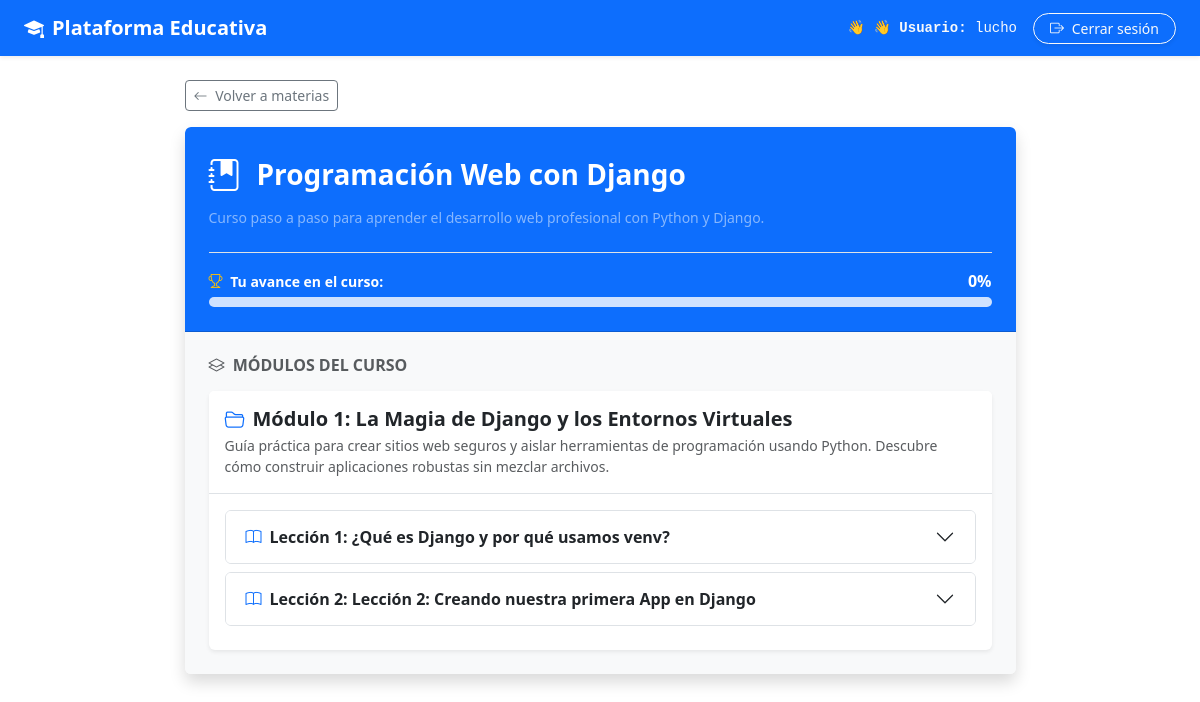
The app's page /espacio/6/ (signed in), older data.
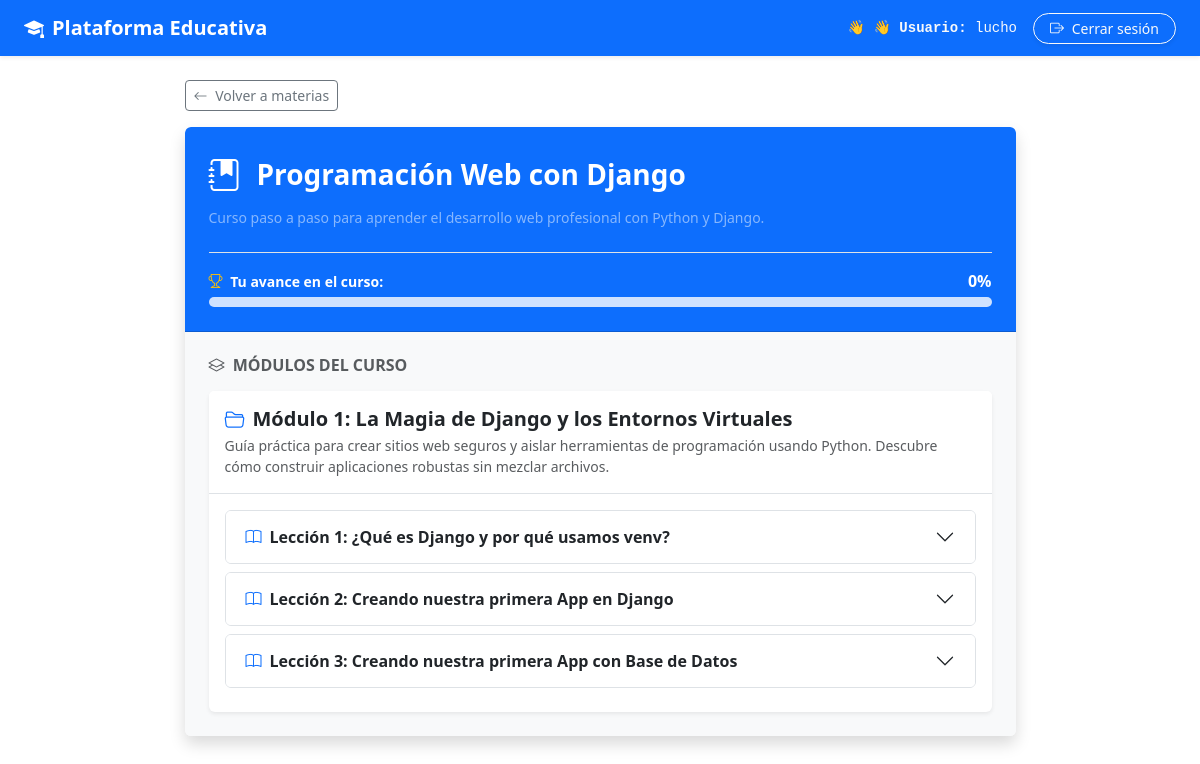
The same page, newer data.
### usuarios/models.py (models this page shows, shortened)
class Usuario(AbstractUser):
    dni = models.CharField(
        max_length=20,
        unique=True,
        null=True,
        blank=True
    )

### educacion/models.py (models this page shows, shortened)
class EspacioEducativo(models.Model):
    nombre = models.CharField(
        max_length=200
    )
    descripcion = models.TextField(
        blank=True
    )
    fecha_creacion = models.DateTimeField(
        auto_now_add=True
    )
    activo = models.BooleanField(
        default=True
    )
    class Meta:
        verbose_name = 'Espacio educativo'
        verbose_name_plural = 'Espacios educativos'

class Modulo(models.Model):
    espacio_educativo = models.ForeignKey(
        EspacioEducativo,
        on_delete=models.CASCADE,
        related_name='modulos'
    )
    nombre = models.CharField(
        max_length=200
    )
    descripcion = models.TextField(
        blank=True
    )
    orden = models.PositiveIntegerField(
        default=1
    )
    activo = models.BooleanField(
        default=True
    )
    class Meta:
        verbose_name = 'Módulo'
        verbose_name_plural = 'Módulos'

class Leccion(models.Model):
    modulo = models.ForeignKey(
        Modulo,
        on_delete=models.CASCADE,
        related_name='lecciones'
    )
    titulo = models.CharField(
        max_length=200
    )
    descripcion = models.TextField(
        blank=True
    )
    orden = models.PositiveIntegerField(
        default=1
    )
    activo = models.BooleanField(
        default=True
    )
    class Meta:
        verbose_name = 'Lección'
        verbose_name_plural = 'Lecciones'

### educacion/views.py (the view, shortened to what this page needs)
@login_required
def detalle_espacio(request, espacio_id):
    espacio = get_object_or_404(
        EspacioEducativo,
        id=espacio_id,
        activo=True
    )
    modulos = espacio.modulos.filter(
        activo=True
    ).order_by('orden').prefetch_related(
        Prefetch(
            'lecciones',
            queryset=Leccion.objects.filter(activo=True).order_by('orden')
        ),
        'lecciones__contenidos',
        'lecciones__actividades'
    )
    porcentaje_avance, actividades_resueltas_ids = obtener_progreso_estudiante(request.user, espacio)
    return render(
        request,
        'educacion/detalle_espacio.html',
        {
            'espacio': espacio,
            'modulos': modulos,
            'porcentaje_avance': porcentaje_avance,
            'actividades_resueltas_ids': actividades_resueltas_ids,
            'estudiante': request.user,
        }
    )

### educacion/templates/educacion/detalle_espacio.html (shortened to what this page needs)
{% extends 'base.html' %}
{% load markdown_extras %}
{% block content %}
<div class="row justify-content-center my-4">
    <div class="col-12 col-lg-10 col-xl-9">
        <a href="{% url 'educacion:inicio' %}" class="btn btn-outline-secondary btn-sm mb-3">
            <i class="bi bi-arrow-left me-1"></i> Volver a materias
        </a>
        <div class="card shadow border-0 overflow-hidden">
            <div class="card-header bg-primary text-white p-4">
                <div class="d-flex align-items-center mb-2">
                    <i class="bi bi-journal-bookmark-fill fs-2 me-3"></i>
                    <h1 class="h3 fw-bold mb-0">{{ espacio.nombre }}</h1>
                </div>
                {% if espacio.descripcion %}
                <p class="text-white-50 mb-0 small">
                    {{ espacio.descripcion }}
                </p>
                {% endif %}
                <div class="mt-4 pt-3 border-top border-white-50">
                    <div class="d-flex justify-content-between align-items-center mb-1">
                        <span class="fw-semibold text-white small">
                            <i class="bi bi-trophy me-1 text-warning"></i> Tu avance en el curso:
                        </span>
                        <span class="fw-bold text-white fs-6">{{ porcentaje_avance }}%</span>
                    </div>
                    <div class="progress bg-primary-subtle" style="height: 10px;">
                    </div>
                </div>
            </div>
            <div class="card-body p-3 p-md-4 bg-light">
                <h2 class="h6 text-uppercase fw-bold text-muted mb-3 tracking-wide">
                    <i class="bi bi-layers me-1"></i> Módulos del Curso
                </h2>
                <div class="d-flex flex-column gap-3">
                    {% for modulo in modulos %}
                    <div class="card border-0 shadow-sm">
                        <div class="card-header bg-white border-bottom p-3">
                            <h3 class="h5 mb-1 fw-bold text-dark">
                                <i class="bi bi-folder2-open me-2 text-primary"></i>Módulo {{ modulo.orden }}: {{ modulo.nombre }}
                            </h3>
                            {% if modulo.descripcion %}
                            <p class="text-muted small mb-0">{{ modulo.descripcion }}</p>
                            {% endif %}
                        </div>
                        <div class="card-body p-3">
                            <div class="accordion accordion-flush" id="acordeonModulo{{ modulo.id }}">
                                {% for leccion in modulo.lecciones.all %}
                                {% if leccion.activo %}
                                <div class="accordion-item border rounded mb-2 overflow-hidden bg-white">
                                    <h4 class="accordion-header" id="headingLeccion{{ leccion.id }}">
                                        <button class="accordion-button collapsed fw-semibold text-dark py-3" type="button"
                                            data-bs-toggle="collapse" data-bs-target="#collapseLeccion{{ leccion.id }}"
                                            aria-expanded="false" aria-controls="collapseLeccion{{ leccion.id }}">
                                            <i class="bi bi-book me-2 text-primary"></i>
                                            Lección {{ leccion.orden }}: {{ leccion.titulo }}
                                        </button>
                                    </h4>
                                </div>
                                {% endif %}
                                {% empty %}
                                <p class="text-muted small mb-0 p-2">No hay lecciones cargadas en este módulo.</p>
                                {% endfor %}
                            </div>
                        </div>
                    </div>
                    {% empty %}
                    <div class="alert alert-info shadow-sm mb-0">
                        <i class="bi bi-info-circle-fill me-2"></i> Este espacio educativo aún no cuenta con módulos publicados.
                    </div>
                    {% endfor %}
                </div>
            </div>
        </div>
    </div>
</div>
{% endblock %}

### templates/base.html (shortened to what this page needs)
{% load static %}
<!DOCTYPE html>
<html lang="es">
<head>
    <link href="https://cdn.jsdelivr.net/npm/bootstrap@5.3.3/dist/css/bootstrap.min.css" rel="stylesheet">
    <link rel="stylesheet" href="https://cdn.jsdelivr.net/npm/bootstrap-icons@1.11.3/font/bootstrap-icons.min.css">
    <link rel="stylesheet" href="{% static 'css/estilos.css' %}">
</head>
<body>
    {% if user.is_authenticated %}
    <nav class="navbar navbar-expand-lg navbar-dark bg-primary mb-4 shadow-sm">
        <div class="container-fluid px-4">
            <a class="navbar-brand fw-bold" href="{% url 'educacion:inicio' %}">
                <i class="bi bi-mortarboard-fill me-2"></i>Plataforma Educativa
            </a>
            <div class="collapse navbar-collapse" id="navbarNav">
                <ul class="navbar-nav ms-auto align-items-center gap-3 mt-2 mt-lg-0">
                    <li class="nav-item text-light font-monospace small">
                        👋 👋 <strong>Usuario:</strong> {{ user.get_full_name|default:user.username }}
                    </li>
                    <li class="nav-item">
                        <form method="post" action="{% url 'logout' %}" class="d-inline">
                            <button type="submit" class="btn btn-outline-light btn-sm rounded-pill px-3 shadow-sm">
                                <i class="bi bi-box-arrow-right me-1"></i> Cerrar sesión
                            </button>
                        </form>
                    </li>
                </ul>
            </div>
        </div>
    </nav>
    {% endif %}
    <main class="container">
        {% block content %}
        {% endblock %}
    </main>
</body>
</html>

### static/css/estilos.css (style rules this page uses)
.navbar-brand { transition: 0.3s; }

Row changes from the older to the newer data that the page shows:
added Leccion: orden "2", titulo "Creando nuestra primera App en Django"
changed Leccion: orden "2" → "3"; titulo "Lección 2: Creando nuestra primera App en Django" → "Creando nuestra primera App con Base de Datos"
